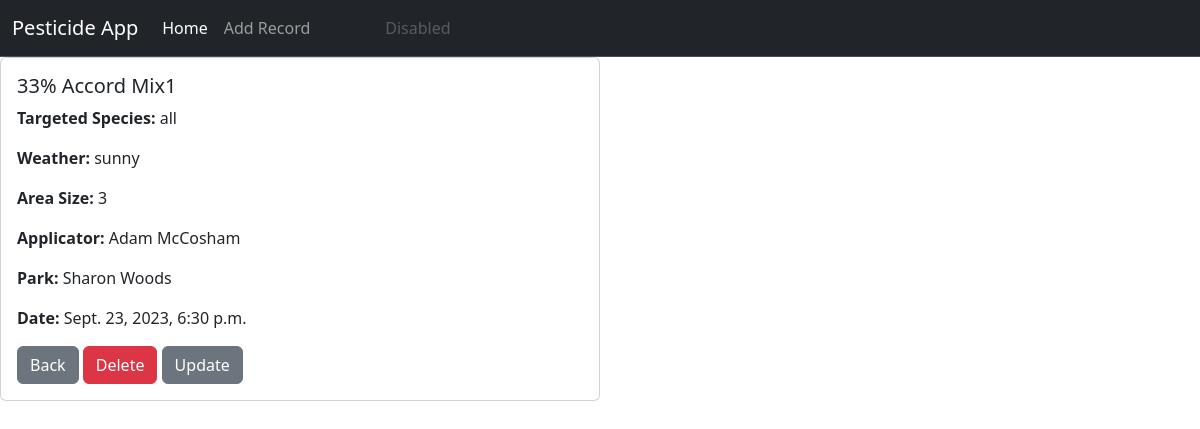
Page /pesticides/10/ on the committed database.
### pesticides/models.py (models this page shows, shortened)
class Record(models.Model):
    applicator = models.ForeignKey(Applicator, models.DO_NOTHING)
    park = models.ForeignKey(Park, models.DO_NOTHING)
    formula = models.ForeignKey(Formula, models.DO_NOTHING)
    area_size = models.CharField(max_length=100)
    date = models.DateTimeField()
    targeted_species = models.CharField(max_length=200,null=False)
    weather = models.CharField(
        max_length=200,
        null=False,
        blank=False,
    )
    wind = models.CharField

class Formula(models.Model):
    PERCENT_CONCENTRATION = 'P'
    GALLON_CONCENTATION = 'G'
    CONCENTRATION_CHOICES = [
        (PERCENT_CONCENTRATION, "%"),
        (GALLON_CONCENTATION, "/gallon")
    ]
    name = models.CharField(max_length=200, blank=False, null=False)
    pesticide = models.ForeignKey(Pesticide, on_delete=models.CASCADE)
    adjuvant = models.ForeignKey(Adjuvant, on_delete=models.CASCADE)
    pesticide_amount = models.DecimalField(max_length=20,
                                 max_digits=6,
                                 decimal_places=3,
                                 null=True
                                )
    concentration = models.CharField(
        max_length=2,
        choices=CONCENTRATION_CHOICES,
        default=PERCENT_CONCENTRATION
    )
    adjuvant_amount = models.DecimalField(max_length=20,
                                 max_digits=4,
                                 decimal_places=3,
                                 null=True
                                )
    adjuvant_concentration = models.CharField(
        max_length=2,
        choices=CONCENTRATION_CHOICES,
        default=PERCENT_CONCENTRATION
    )
    def __str__(self):
        return self.name

class Applicator(models.Model):
    first_name = models.CharField(
        max_length=200,
        null=False,
        blank=False,
    )
    last_name = models.CharField(
        max_length=200,
    )
    applicator_number = models.CharField(
        max_length=20,
        null=True,
        blank=True,
    )
    home_park = models.ForeignKey(Park, models.SET_NULL, blank=True,null=True)
    def __str__(self):
        return self.first_name + " " + self.last_name

class Park(models.Model):
    name = models.CharField(
        max_length=200,
        null=False,
        blank=False,
    )
    abbreviation = models.CharField(
        max_length=10,
        null=True,
        blank=True
    )
    region = models.ForeignKey(Region, models.SET_NULL, blank=True,null=True)
    def __str__(self):
        return self.name

### pesticides/views.py (the view)
# urls.py: path("<int:record_id>/", views.detail, name="detail"),
def detail(request, record_id):
    pesticide_record = Record.objects.get(id=record_id)
    context = {'record': pesticide_record}
    return render(request, 'pesticides/detail.html', context)

### pesticides/templates/pesticides/detail.html
{% extends 'pesticides/base.html' %}
{% block content %}
<div class="card w-50">
    <div class="card-body">
      <h5 class="card-title">{{ record.formula }} </h5>
      <p class="card-text"><strong>Targeted Species: </strong>{{ record.targeted_species }}</p>
    <p class="card-text"><strong>Weather: </strong> {{ record.weather }}</p>
      <p class="card-text"><strong>Area Size: </strong> {{ record.area_size }}</p>
      <p class="card-text"><strong>Applicator: </strong> {{ record.applicator }}</p>
      <p class="card-text"><strong>Park: </strong>{{ record.park }}</p>
      <p class="card-text"><strong>Date: </strong>{{ record.date }}</p>
      <a href="{% url 'pesticides:index' %}" class="btn btn-secondary">Back</a>
      <a href="{% url 'pesticides:delete_record' record.id %}" class="btn btn-danger">Delete</a>
      <a href="{% url 'pesticides:update_record' record.id %}" class="btn btn-secondary">Update</a>
    </div>
  </div>
{% endblock %}

### rows in the picture
Record: formula "33% Accord Mix1", targeted_species "all", weather "sunny", area_size "3", applicator "Adam McCosham", park "Sharon Woods", date "Sept. 23, 2023, 6:30 p.m."
